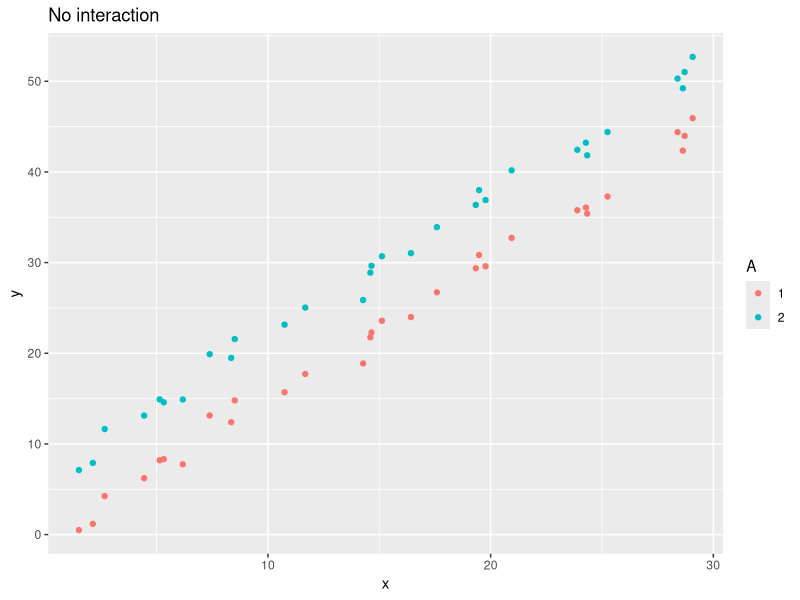
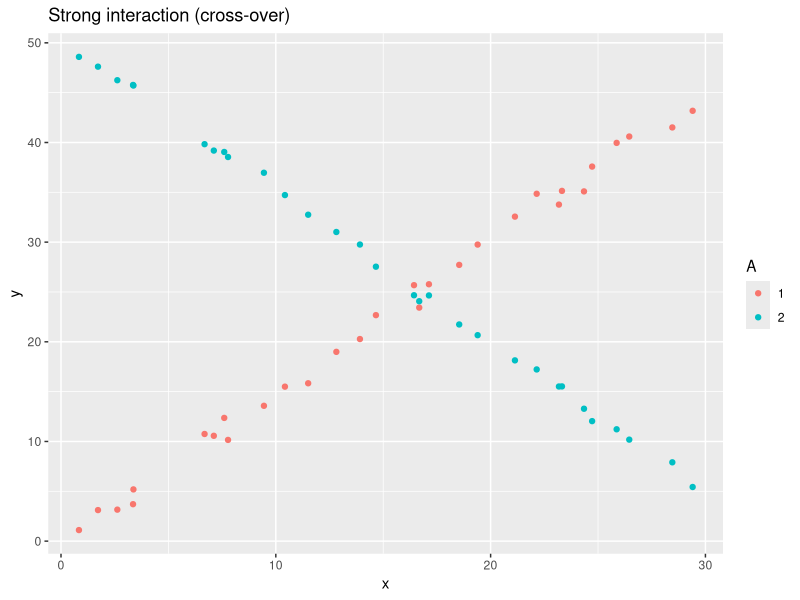
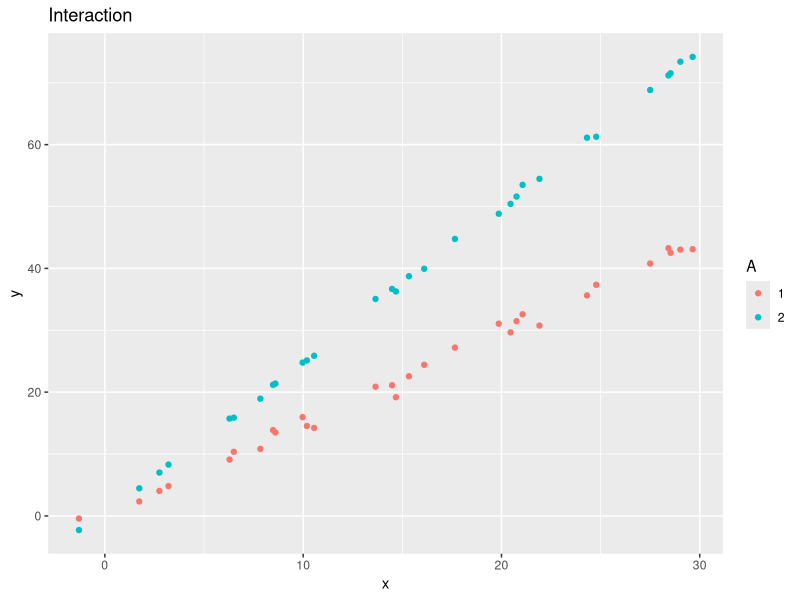
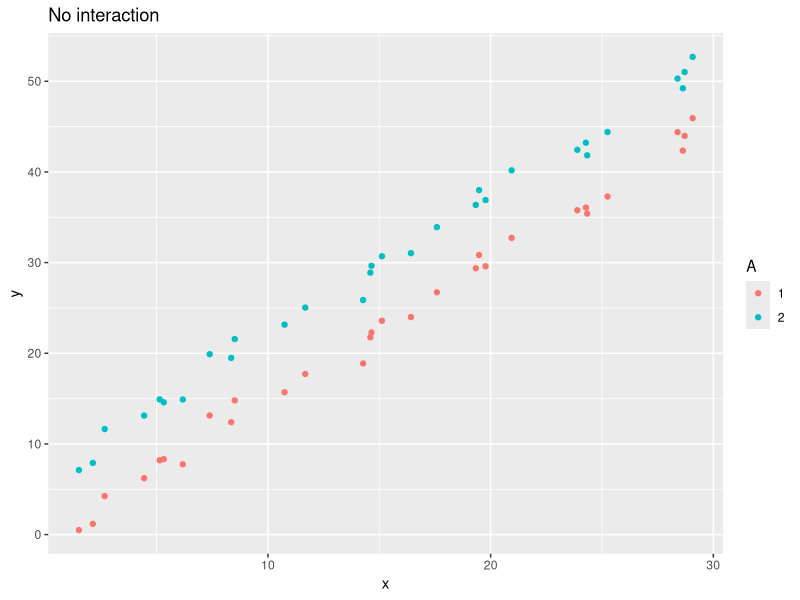
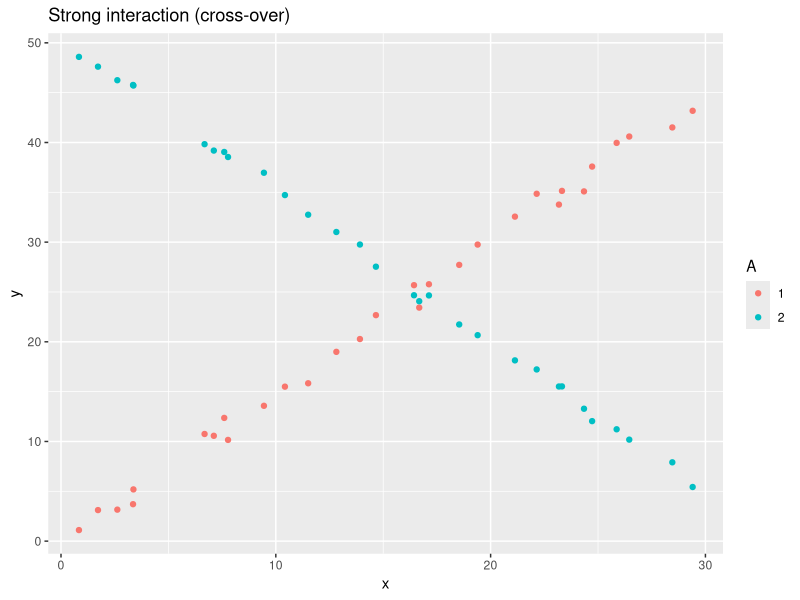
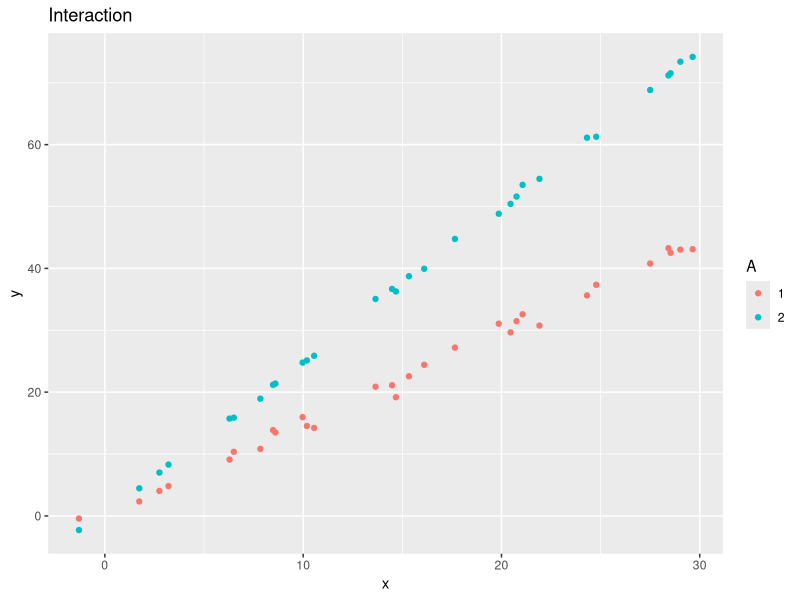

These figures' R source, in order:
## Illustrating interactions

library(ggplot2)

x <- 1:30 + rnorm(30)
y1 <- x * 1.5 + rnorm(30)
y2 <- y1 + 7 + rnorm(30, 0, 0.3)

dat <- data.frame(x = rep(x, 2), A = as.factor(rep(1:2, each = 30)), y = c(y1,y2))

ggplot(data = dat, aes(x = x, y = y, color = A)) + 
  geom_point() + 
  ggtitle("No interaction")
ggsave("code/chapter_08/no-interaction.png")

x <- 1:30 + rnorm(30)
y1 <- x * 1.5 + rnorm(30)
y2 <- x * -1.5 + rnorm(30, 0, 0.5) + 50

dat1 <- data.frame(x = rep(x, 2), A = as.factor(rep(1:2, each = 30)), y = c(y1,y2))

ggplot(data = dat1, aes(x = x, y = y, color = A)) + 
  geom_point() + 
  ggtitle("Strong interaction (cross-over)")
ggsave("code/chapter_08/cross-over-interaction.png")

x <- 1:30 + rnorm(30)
y1 <- x * 1.5 + rnorm(30)
y2 <- x * 2.5 + rnorm(30, 0, 0.5) 

dat2 <- data.frame(x = rep(x, 2), A = as.factor(rep(1:2, each = 30)), y = c(y1,y2))

ggplot(data = dat2, aes(x = x, y = y, color = A)) + 
  geom_point() + 
  ggtitle("Interaction")
ggsave("code/chapter_08/interaction.png")
